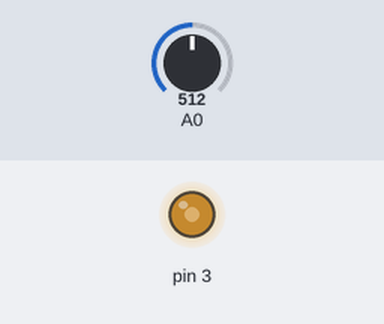
Bench run of a sketch on a simulated Arduino Uno, built with avr-gcc and run on an emulated ATmega328P. On the bench: output pins drawn as LEDs (lit = HIGH). Inputs (shaded band) come from the test bench; at power-on: A0 = 512.

Above: at 1.2 s.
1.3 s: A0 set to 716
At 2.5 s:
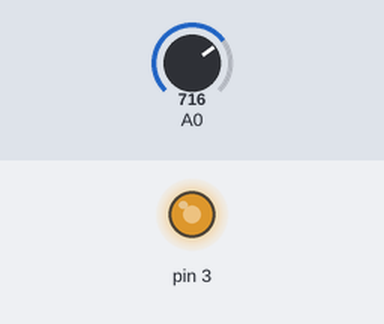
2.8 s: A0 set to 900
At 3.7 s:
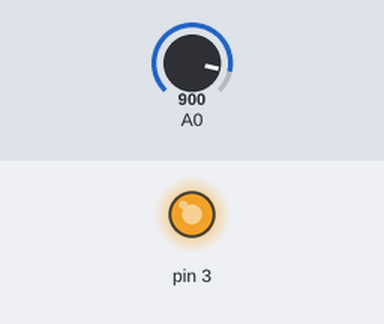
4.3 s: A0 set to 122
At 4.8 s:
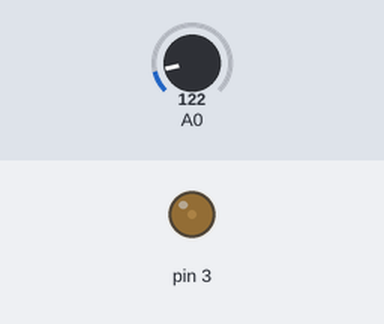
5.8 s: A0 set to 0
At 7.0 s:
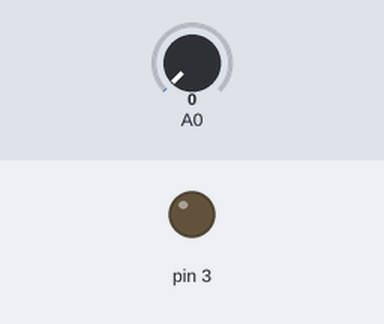
7.3 s: A0 set to 511
At 8.3 s:
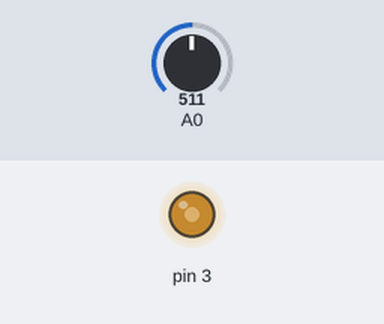
Timing chart, 0 to 9.8 s (numbered marks = the images above; inputs shaded):
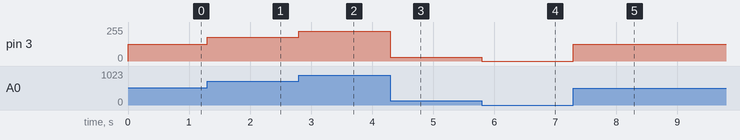

The sketch:

using_led_with_pot_to_test_analog_output.ino
```cpp
int potValue;
//potentiometer is connected on pin A0
//led is connected on pin 3~
void setup(){
  pinMode(3,OUTPUT);
}
void loop(){
  potValue = analogRead(A0);
  //possible values of analog input (0->1023),possible values of analog output (PWM) (0->255)
  potValue = map(potValue,0,1023,0,255);
  analogWrite(3,potValue);
}
```

Measured:
- after the input at 1.3 s, pin 3: 127/255 → 178/255 at once
- after the input at 2.8 s, pin 3: 178/255 → 224/255 at once
- after the input at 4.3 s, pin 3: 224/255 → 30/255 at once
- after the input at 5.8 s, pin 3: 30/255 → 0/255 at once
- after the input at 7.3 s, pin 3: 0/255 → 127/255 at once
